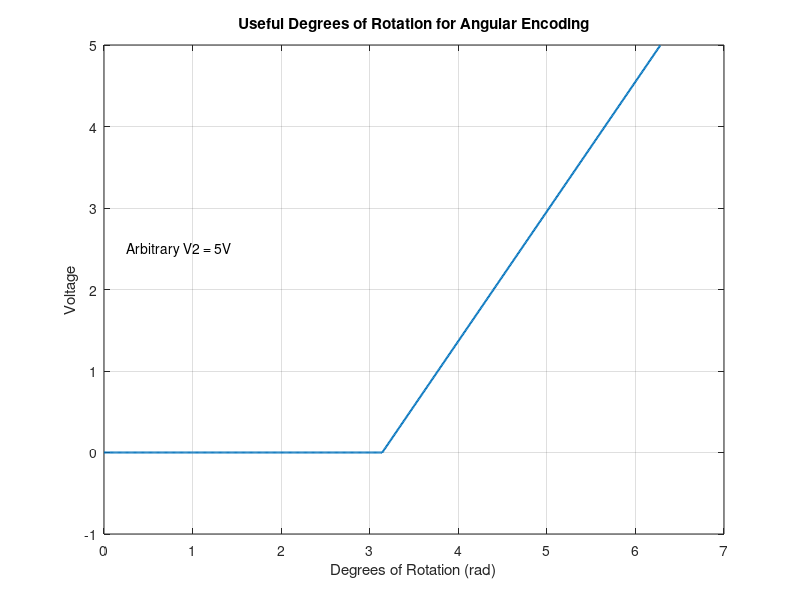

The MATLAB source for this figure: (Note: this script raises an error after producing the figure.)
%% ECE 5390 - Practicum 1 - Modeling from Experimental Data
%  G.Davis
%  01/25/2022

clc; clear; close all;

%% Useful Encoding

% Arbitray V2 = 5V, V1 = 0V chosen.

theta = 0:0.01:2*pi;
V2 = 5; V1 = 0;
Vo = 2*(V2-V1)*(theta-pi)/(2*pi);
Vo(1:floor(numel(theta)/2)) = 0;

figure(1)
plot(theta,Vo, 'LineWidth', 1.5); grid on
title('Useful Degrees of Rotation for Angular Encoding')
xlabel('Degrees of Rotation (rad)')
ylabel('Voltage')
text(0.25, 2.5, "Arbitrary V2 = 5V")

minCx = floor(min(theta)/pi);
maxCx = ceil(max(theta)/pi);
ticks = piRationM(minCx:0.25:maxCx);
xticks((minCx:0.25:maxCx) * pi)
set(gca, 'TickLabelInterpreter', 'latex', 'XTickLabel', ticks)

%% Vo Normalized

theta = -pi/2:0.01:pi/2;
V2 = 10; Kp = (V2-V1)/pi;
Vo = Kp*(theta + pi/2) - (V2-V1)/2;

figure(2)
plot(theta,Vo, 'r', 'LineWidth', 1.5); grid on
title('$V_o$ for $V_2 = 10 V$', 'interpreter', 'latex')
xlabel('Potentiometer Wiper Position (rad)')
ylabel('Voltage')

minCx = floor(min(theta)/pi);
maxCx = ceil(max(theta)/pi);
ticks = piRationM(minCx:0.25:maxCx);
xticks((minCx:0.25:maxCx) * pi)
set(gca, 'TickLabelInterpreter', 'latex', 'XTickLabel', ticks)

%% Negligible Inertia and Dampening

Jm = 1; Dm = 1;
tfcn = tf([0 0 1],[Jm Dm 1]);
figure(3)
step(tfcn)

% Now considering spring friction
K = 1;
tfcn = tf([0 0 K], [Jm Dm K]);
figure(4)
step(tfcn)

%% Functions

function str = piRation(x)
    [num, den] = rat(x);
    if x == 0
        str = '$0$';
    elseif x == 1
        str = '$\pi$';
    elseif den == 1
        str = '$' + string(num) + '\pi$';
    else
        if num < 0
            str = '$-\frac{' + string(abs(num)) + '}{' + string(den) + '}\pi$';
        else
            str = '$\frac{' + string(num) + '}{' + string(den) + '}\pi$';
        end
    end
end

function Y = piRationM(X)
    Y = strings(size(X));
    for i = 1:numel(X)
        Y(i) = piRation(X(i));
    end
end
